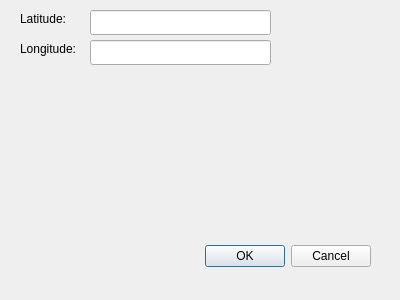
<?xml version="1.0" encoding="UTF-8"?>
<ui version="4.0">
 <class>NavigationPlaceDialog</class>
 <widget class="QDialog" name="NavigationPlaceDialog">
  <property name="geometry">
   <rect>
    <x>0</x>
    <y>0</y>
    <width>400</width>
    <height>300</height>
   </rect>
  </property>
  <property name="windowTitle">
   <string>Dialog</string>
  </property>
  <widget class="QDialogButtonBox" name="buttonBox">
   <property name="geometry">
    <rect>
     <x>30</x>
     <y>240</y>
     <width>341</width>
     <height>32</height>
    </rect>
   </property>
   <property name="orientation">
    <enum>Qt::Horizontal</enum>
   </property>
   <property name="standardButtons">
    <set>QDialogButtonBox::Cancel|QDialogButtonBox::Ok</set>
   </property>
  </widget>
  <widget class="QLabel" name="label">
   <property name="geometry">
    <rect>
     <x>20</x>
     <y>10</y>
     <width>62</width>
     <height>17</height>
    </rect>
   </property>
   <property name="text">
    <string>Latitude:</string>
   </property>
  </widget>
  <widget class="QLabel" name="label_2">
   <property name="geometry">
    <rect>
     <x>20</x>
     <y>40</y>
     <width>71</width>
     <height>17</height>
    </rect>
   </property>
   <property name="text">
    <string>Longitude:</string>
   </property>
  </widget>
  <widget class="QLineEdit" name="latitudeEdit">
   <property name="geometry">
    <rect>
     <x>90</x>
     <y>10</y>
     <width>181</width>
     <height>25</height>
    </rect>
   </property>
  </widget>
  <widget class="QLineEdit" name="longitudeEdit">
   <property name="geometry">
    <rect>
     <x>90</x>
     <y>40</y>
     <width>181</width>
     <height>25</height>
    </rect>
   </property>
  </widget>
 </widget>
 <resources/>
 <connections>
  <connection>
   <sender>buttonBox</sender>
   <signal>accepted()</signal>
   <receiver>NavigationPlaceDialog</receiver>
   <slot>accept()</slot>
   <hints>
    <hint type="sourcelabel">
     <x>248</x>
     <y>254</y>
    </hint>
    <hint type="destinationlabel">
     <x>157</x>
     <y>274</y>
    </hint>
   </hints>
  </connection>
  <connection>
   <sender>buttonBox</sender>
   <signal>rejected()</signal>
   <receiver>NavigationPlaceDialog</receiver>
   <slot>reject()</slot>
   <hints>
    <hint type="sourcelabel">
     <x>316</x>
     <y>260</y>
    </hint>
    <hint type="destinationlabel">
     <x>286</x>
     <y>274</y>
    </hint>
   </hints>
  </connection>
 </connections>
</ui>
